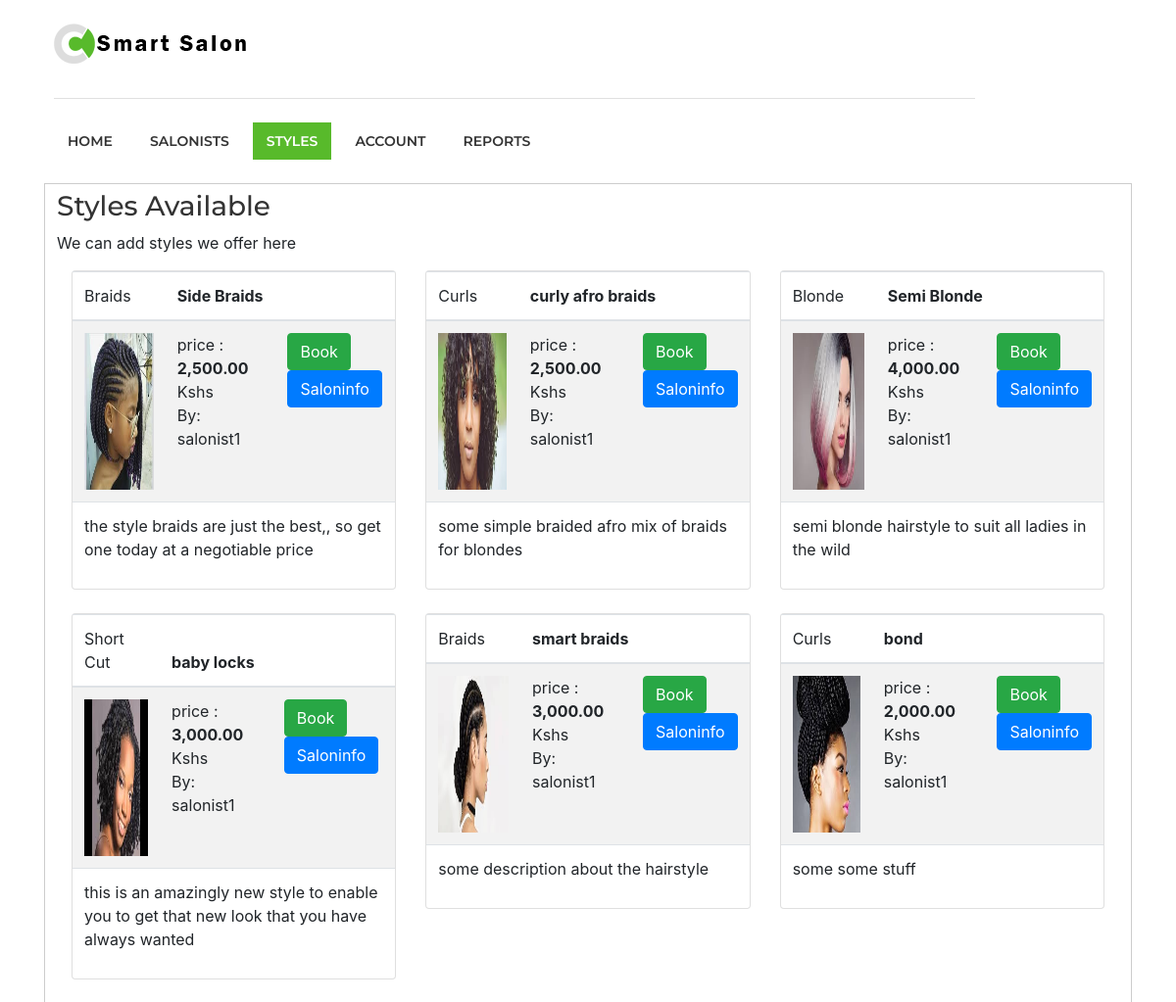
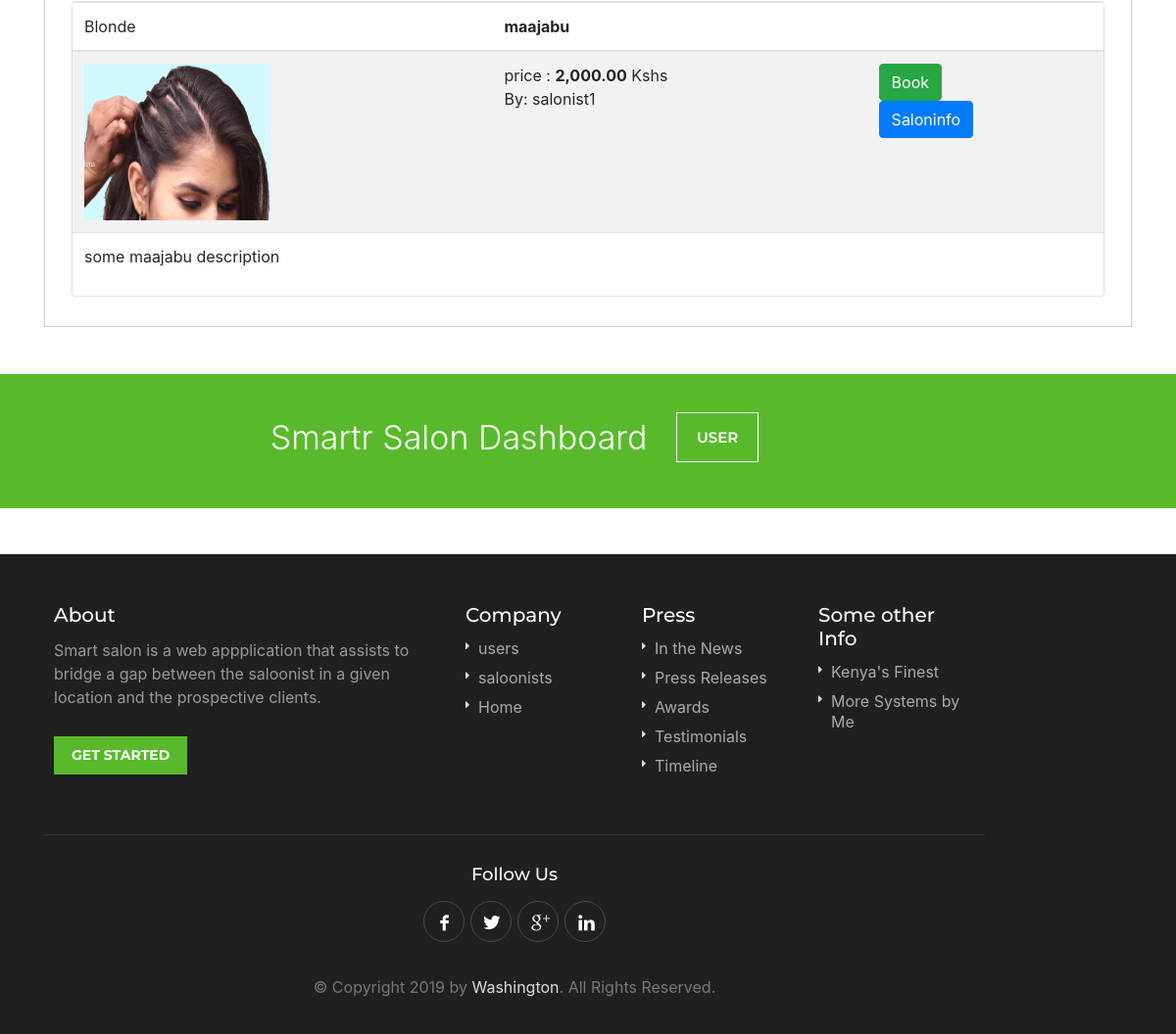
Page /user/styles.php on the committed database (2 pictures, top to bottom).
### tables this page shows
CREATE TABLE `styles` (
  `id` int(11) NOT NULL,
  `image` varchar(100) NOT NULL,
  `sname` varchar(40) NOT NULL,
  `scategory` varchar(40) NOT NULL,
  `sprice` double NOT NULL,
  `sdescription` varchar(255) NOT NULL,
  `salonistid` int(11) NOT NULL,
  `salonistname` varchar(40) NOT NULL
);

### user/styles.php (the view, shortened to what this page needs)
<?php
include('server.php');
?>
<!DOCTYPE html>
<html lang="en">
<head>
<link rel="stylesheet" href="css/style.css">
<link rel="stylesheet" href="css/colors/green.css" id="colors">
<link rel="stylesheet" href="css/bootstrap.min.css">
</head>
<body>
<div id="wrapper">
<header>
<div class="container">
	<div class="sixteen columns">
		<div id="logo">
			<h1><a href="index.php"><img src="images/logo.png" alt="Work Scout" /></a></h1>
		</div>
		<nav id="navigation" class="menu">
			<ul id="responsive">
				<li><a href="index.php">Home</a> </li>
				<li><a href="salonist.php">Salonists</a></li>
				<li><a href="styles.php" id="current">styles</a></li>
				<li><a href="account.php">Account</a> </li>
				<li><a href="reports.php" >Reports</a></li>
			</ul>
		</nav>
	</div>
</div>
</header>
<div class="clearfix"></div>
<section class="section intro">
	<div class="container" id="approved">
		<div style="padding: 6px 12px; border: 1px solid #ccc;">
			<h3>Styles Available</h3>
			<p> We can add styles we offer here </p>
			<?php
			  $query0 = "SELECT * FROM styles ";
			  $result0 = mysqli_query($db, $query0);
			  echo '<div class="card-group">';
			  while($row = mysqli_fetch_array($result0, MYSQLI_NUM)){
					echo '
					<div class="col s12 m7">
						<div class="card horizontal">
						<table class="table table-striped">
							<thead>
								<tr>
									<th sope="col">'.$row[3].'</th>
									<th scope="col" colspan="2"><b>'.$row[2].'</b></th>
								</tr>
							</thead>
							<tr>
								<td tyle="width:50%">
									<div class="card-image">
										<img src="../salonist/styleimages/'.$row[1].'" style="width: 190px; height:160px;">
									</div>
								</td>
								<td style="width:%">
									<div class="card-stacked">
										<div class="card-content">
											price : <b>'.number_format($row[4],2).'</b> Kshs<br>By: '.$row[7].'
										</div>
									</div>
								</td>
								<td>
									<a href="booking.php?id='.$row[0].'"><button class="btn btn-success">Book </button><br>
									<a href="salonistinfo.php?id='.$row[7].'"><button class="btn btn-primary">Saloninfo</button>
								</td>
							</tr>
							<tr>
								<td colspan="3">'.$row[5].'</td>
							</tr>
						</table>
						</div><br>
					</div><br>
					';
			  }
			?>
		</div>
	</div>
	<br>
</section>
<br>
<div class="infobox">
	<div class="container">
		<div class="sixteen columns">Smartr Salon Dashboard <a href="#">USER</a></div>
	</div>
</div>
<div id="footer">
	<div class="container">
		<div class="seven columns">
			<h4>About</h4>
			<p>Smart salon is a web appplication that assists to bridge a gap between the saloonist in a given location
				and the prospective clients.</p>
			<a href="#" class="button">Get Started</a>
		</div>
		<div class="three columns">
			<h4>Company</h4>
			<ul class="footer-links">
				<li><a href="users.php">users</a></li>
				<li><a href="saloonists.php">saloonists</a></li>
				<li><a href="index.php">Home</a></li>
			</ul>
		</div>
		<div class="three columns">
			<h4>Press</h4>
			<ul class="footer-links">
				<li><a href="#">In the News</a></li>
				<li><a href="#">Press Releases</a></li>
				<li><a href="#">Awards</a></li>
				<li><a href="#">Testimonials</a></li>
				<li><a href="#">Timeline</a></li>
			</ul>
		</div>
		<div class="three columns">
			<h4>Some other Info</h4>
			<ul class="footer-links">
				<li><a href="#">Kenya's Finest</a></li>
				<li><a href="#">More Systems by Me</a></li>
			</ul>
		</div>
	</div>
	<div class="container">
		<div class="footer-bottom">
			<div class="sixteen columns">
				<h4>Follow Us</h4>
				<ul class="social-icons">
					<li><a class="facebook" href="#"><i class="icon-facebook"></i></a></li>
					<li><a class="twitter" href="#"><i class="icon-twitter"></i></a></li>
					<li><a class="gplus" href="#"><i class="icon-gplus"></i></a></li>
					<li><a class="linkedin" href="#"><i class="icon-linkedin"></i></a></li>
				</ul>
				<div class="copyrights">©  Copyright 2019 by <a href="#">Washington</a>. All Rights Reserved.</div>
			</div>
		</div>
	</div>
</div>
</div>
</body>
</html>

### user/css/colors/green.css (style rules this page uses)
#current, a.button.gray.app-link.opened, ul.float-right li a:hover, .menu ul li.sfHover a.sf-with-ul, .menu ul li a:hover, a.menu-trigger:hover, #jPanelMenu-menu li a:hover, .search-container button, .upload-btn, button, input[type="button"], input[type="submit"], a.button, .upload-btn:hover, #titlebar.photo-bg a.button.white:hover, a.button.dark:hover, #backtotop a:hover, .mfp-close:hover, .tabs-nav li.active a, .ui-accordion .ui-accordion-header-active:hover, .ui-accordion .ui-accordion-header-active, .highlight.color, .plan.color-2 .plan-price, .plan.color-2 a.button, .tp-leftarrow:hover, .tp-rightarrow:hover, .pagination ul li a.current-page, .pagination .current, .pagination ul li a:hover, .pagination-next-prev ul li a:hover, .infobox, .hover-icon, .comment-by a.reply:hover, .chosen-container .chosen-results li.highlighted, .chosen-container-multi .chosen-choices li.search-choice, .list-search button, .checkboxes input[type=checkbox]:checked + label:before { background-color: #58ba2b; }
a, table td.title a:hover, table.manage-table td.action a:hover, #breadcrumbs ul li a:hover, #titlebar span.icons a:hover, .counter-box i, .counter, #popular-categories li a i, .list-1 li:before, .dropcap, .resume-titlebar span a:hover i, .resumes-list-content h4, .job-overview ul li i, .company-info span a:hover, .infobox a:hover, .meta-tags span a:hover, .widget-text h5 a:hover, .app-content .info span , .app-content .info ul li a:hover { color: #58ba2b; }

### user/css/base.css (style rules this page uses)
html, body, div, span, applet, object, iframe, h1, h2, h3, h4, h5, h6, p, blockquote, pre, a, abbr, acronym, address, big, cite, code, del, dfn, em, img, ins, kbd, q, s, samp, small, strike, strong, sub, sup, tt, var, b, u, i, center, dl, dt, dd, ol, ul, li, fieldset, form, label, legend, table, caption, tbody, tfoot, thead, tr, th, td, article, aside, canvas, details, embed, figure, figcaption, footer, header, hgroup, menu, nav, output, ruby, section, summary, time, mark, audio, video { margin: 0; padding: 0; border: 0; font-size: 100%; font: inherit; vertical-align: baseline; }
article, aside, details, figcaption, figure, footer, header, hgroup, menu, nav, section { display: block; }
body { line-height: 1; }
ol, ul { list-style: none; }
table { border-collapse: collapse; border-spacing: 0; }
body { background-color: #fff; font-size: 16px; line-height: 27px; color: #666; -webkit-font-smoothing: antialiased; -webkit-text-size-adjust: 100%; overflow-x: hidden; }
#wrapper { background-color: #fff; }
body, input[type="text"], input[type="password"], input[type="email"], input[type="number"], textarea, .widget-text h5, h3.centered-headline span, select { font-family: "Lato", "HelveticaNeue", "Helvetica Neue", Helvetica, Arial, sans-serif; }
h1, h2, h3, h4, h5, h6, .button, input[type="button"], input[type="submit"], button, #navigation, .infobox a, .pagination-container, .upload-btn, .skills span, .app-content .info span, .tabs-nav li a, .reply, .ui-accordion .ui-accordion-header, .trigger a, .caption.title, .caption .slider-button, .counter, .counter-box i, a.menu-trigger, #style-switcher h2, .resume-table strong { font-family: "Montserrat", "HelveticaNeue", "Helvetica Neue", Helvetica, Arial, sans-serif; }
img, object, video { height: auto; display: block; }
img { width: auto; border: 0; -ms-interpolation-mode: bicubic; max-width: 100%; }
h1, h2, h3, h4, h5, h6 { color: #333; font-weight: 500; }
h1 a, h2 a, h3 a, h4 a, h5 a, h6 a { font-weight: inherit; }
h1 { font-size: 30px; line-height: 54px; }
h3 { font-size: 22px; line-height: 44px; }
h4 { font-size: 18px; line-height: 36px; }
p { margin: 0 0 15px 0; }
a { color: #505050; text-decoration: none; outline: 0; -webkit-transition: color 0.2s ease-in-out; -moz-transition: color 0.2s ease-in-out; -o-transition: color 0.2s ease-in-out; -transition: color 0.2s ease-in-out; }
ul, ol { margin: 0; }
ul { list-style: none outside; }
li { line-height: 18px; }

### rows in the picture
styles: scategory "Braids", sname "Side Braids", image (picture), sprice "2,500.00", salonistname "salonist1", sdescription "the style braids are just the best,, so get one today at a negotiable price"
styles: scategory "Curls", sname "curly afro braids", image (picture), sprice "2,500.00", salonistname "salonist1", sdescription "some simple braided afro mix of braids for blondes"
styles: scategory "Blonde", sname "Semi Blonde", image (picture), sprice "4,000.00", salonistname "salonist1", sdescription "semi blonde hairstyle to suit all ladies in the wild"
styles: scategory "Short Cut", sname "baby locks", image (picture), sprice "3,000.00", salonistname "salonist1", sdescription "this is an amazingly new style to enable you to get that new look that you have always wanted"
styles: scategory "Braids", sname "smart braids", image (picture), sprice "3,000.00", salonistname "salonist1", sdescription "some description about the hairstyle"
styles: scategory "Curls", sname "bond", image (picture), sprice "2,000.00", salonistname "salonist1", sdescription "some some stuff"
styles: scategory "Blonde", sname "maajabu", image (placeholder picture), sprice "2,000.00", salonistname "salonist1", sdescription "some maajabu description"
